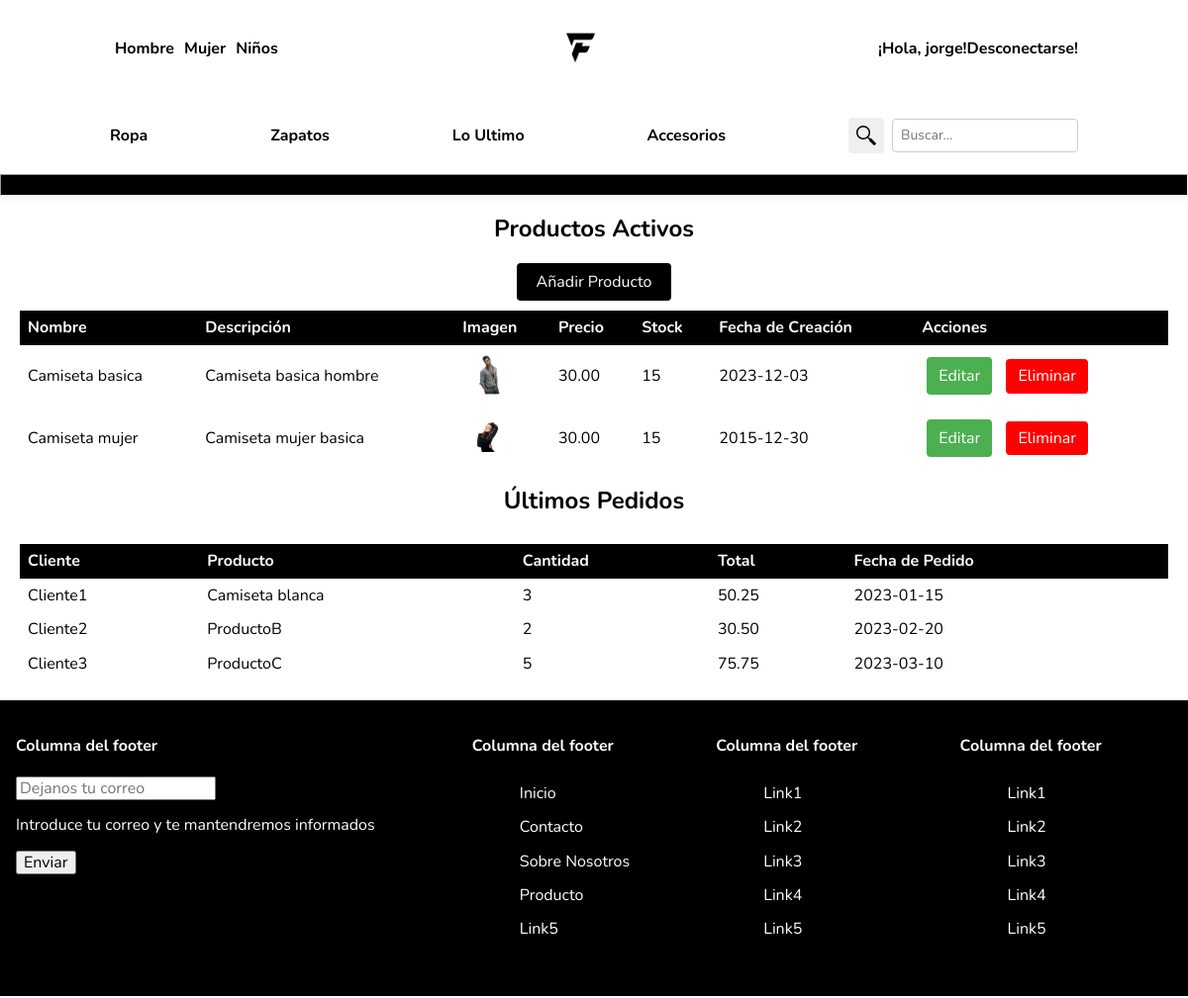
Page /perfil.php (signed in) on the committed database.
### tables this page shows
CREATE TABLE `productos` (
  `id` int(11) NOT NULL,
  `nombre` varchar(255) NOT NULL,
  `descripcion` text DEFAULT NULL,
  `imagen` varchar(255) DEFAULT NULL,
  `precio` decimal(10,2) NOT NULL,
  `stock` int(11) NOT NULL,
  `fecha_creacion` date NOT NULL DEFAULT current_timestamp()
);

CREATE TABLE `pedidos` (
  `id` int(11) NOT NULL,
  `cliente` varchar(255) NOT NULL,
  `producto` varchar(255) NOT NULL,
  `cantidad` int(11) NOT NULL,
  `total` decimal(10,2) NOT NULL,
  `fecha_pedido` date NOT NULL
);

### backend/productos.php (the view, shortened to what this page needs)
<?php
$db_nombre = "finiguers";
$db_host = "localhost";
$db_user = "root";
$db_pass = "";
$conexion = mysqli_connect($db_host, $db_user, $db_pass);
mysqli_select_db($conexion, $db_nombre);
mysqli_set_charset($conexion, "utf8");
$consulta = "SELECT * FROM productos";
$res = mysqli_query($conexion, $consulta);
if ($res) {
    if (isset($_GET['modo']) == 'editar') {
        $id_producto_editar = $_GET['id'];
        $consulta_producto_editar = "SELECT * FROM productos WHERE id = $id_producto_editar";
        $res_producto_editar = mysqli_query($conexion, $consulta_producto_editar);
        if ($fila_editar = mysqli_fetch_assoc($res_producto_editar)) {
            echo "<form action='backend/actualizar_producto.php' method='post' class='editar-articulo'>
                    <h2>Modo Edición</h2>
                    <table>
                        <tr>
                            <th>Nombre</th>
                            <th>Descripción</th>
                            <th>Imagen</th>
                            <th>Precio</th>
                            <th>Stock</th>
                            <th>Fecha de Creación</th>
                            <th>Acciones</th>
                        </tr>
                        <tr>
                            <td><input type='text' name='nombre' value='{$fila_editar['nombre']}'></td>
                            <td><textarea name='descripcion'>{$fila_editar['descripcion']}</textarea></td>
                            <td><img src='{$fila_editar['imagen']}' alt='Imagen del producto'></td>
                            <td><input type='number' name='precio' value='{$fila_editar['precio']}'></td>
                            <td><input type='number' name='stock' value='{$fila_editar['stock']}'></td>
                            <td><input type='date' name='fecha_creacion' value='{$fila_editar['fecha_creacion']}'></td>
                            <td>
                                <input type='hidden' name='id' value='{$fila_editar['id']}'>
                                <button type='submit'>Guardar</button>
                                <button type='submit' class='cancelar'><a href='perfil.php' class='botonCancelar'>Cancelar</a></button>
                            </td>
                        </tr>
                    </table>
                </form>";
        }
    } else {
        echo "<table>
                <thead>
                    <tr>
                        <th>Nombre</th>
                        <th>Descripción</th>
                        <th>Imagen</th>
                        <th>Precio</th>
                        <th>Stock</th>
                        <th>Fecha de Creación</th>
                        <th>Acciones</th>
                    </tr>
                </thead>
                <tbody>";
        while ($fila = mysqli_fetch_assoc($res)) {
            echo "<tr>
                    <td>{$fila['nombre']}</td>
                    <td>{$fila['descripcion']}</td>
                    <td><img src='{$fila['imagen']}' alt='Imagen del producto'></td>
                    <td>{$fila['precio']}</td>
                    <td>{$fila['stock']}</td>
                    <td>{$fila['fecha_creacion']}</td>
                    <td>
                        <a href='?modo=editar&id={$fila['id']}' class='editar'>Editar</a>
                        <a href='backend/eliminar_producto.php?id={$fila['id']}' class='eliminar'>Eliminar</a>
                    </td>
                </tr>";
        }
        echo "</tbody></table>";
    }
} else {
    echo "No se encontraron productos";
}
?>

### backend/pedidos.php (shortened to what this page needs)
<?php
$db_nombre = "finiguers";
$db_host = "localhost";
$db_user = "root";
$db_pass = "";
$conexion = mysqli_connect($db_host, $db_user, $db_pass);
mysqli_select_db($conexion, $db_nombre);
mysqli_set_charset($conexion, "utf8");
$consulta = "SELECT * FROM pedidos";
$res = mysqli_query($conexion, $consulta);
if ($res) {
    echo "<table>
            <thead>
                <tr>
                    <th>Cliente</th>
                    <th>Producto</th>
                    <th>Cantidad</th>
                    <th>Total</th>
                    <th>Fecha de Pedido</th>
                </tr>
            </thead>
            <tbody>";
    while ($fila = mysqli_fetch_assoc($res)) {
        echo "<tr>
                <td>{$fila['cliente']}</td>
                <td>{$fila['producto']}</td>
                <td>{$fila['cantidad']}</td>
                <td>{$fila['total']}</td>
                <td>{$fila['fecha_pedido']}</td>
            </tr>";
    }
    echo "</tbody></table>";
} else {
    echo "No se encontraron pedidos";
}
?>

### static/css/style.css (style rules this page uses)
table, form.editar-articulo, form.añadir-articulo { width: 100%; border-collapse: collapse; margin-top: 10px; }
table th, table td, form.editar-articulo th, form.editar-articulo td, form.añadir-articulo th, form.añadir-articulo td { padding: 8px; text-align: left; }
table th, form.editar-articulo th, form.añadir-articulo th { background-color: black; color: white; }
table img, form.editar-articulo img, form.añadir-articulo img { max-width: 50px; max-height: 50px; }
table a.editar, form.editar-articulo a.editar, form.añadir-articulo a.editar { background-color: #4CAF50; color: white; padding: 8px 12px; text-align: center; text-decoration: none; margin: 5px; border-radius: 4px; }
table a.eliminar, form.editar-articulo a.eliminar, form.añadir-articulo a.eliminar { display: inline-block; background-color: red; color: white; padding: 8px 12px; text-align: center; text-decoration: none; margin: 5px; border-radius: 4px; }
* { font-family: "Nunito", sans-serif; }

### rows in the picture
productos: nombre "Camiseta basica", descripcion "Camiseta basica hombre", imagen (picture), precio "30.00", stock "15", fecha_creacion "2023-12-03"
productos: nombre "Camiseta mujer", descripcion "Camiseta mujer basica", imagen (picture), precio "30.00", stock "15", fecha_creacion "2015-12-30"
pedidos: cliente "Cliente1", producto "Camiseta blanca", cantidad "3", total "50.25", fecha_pedido "2023-01-15"
pedidos: cliente "Cliente2", producto "ProductoB", cantidad "2", total "30.50", fecha_pedido "2023-02-20"
pedidos: cliente "Cliente3", producto "ProductoC", cantidad "5", total "75.75", fecha_pedido "2023-03-10"

### other values in the picture
$nombre_usuario "jorge"
